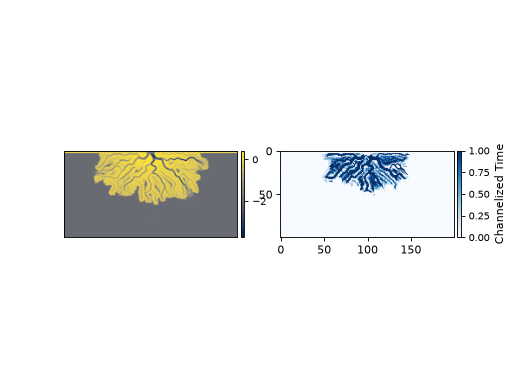

Python code for this plot:
import matplotlib.pyplot as plt
import numpy as np
from sandplover.mask import ChannelMask
from sandplover.mobility import channel_presence
from sandplover.plot import append_colorbar
from sandplover.sample_data.sample_data import golf
#
golfcube = golf()
x, y = np.shape(golfcube["eta"][-1, ...])
#
# Calculate channel masks/presence over final 5 timesteps
#
chmap = np.zeros((5, x, y))  # initialize channel map
for i in np.arange(-5, 0):
    chmap[i, ...] = ChannelMask(
        golfcube["eta"][i, ...],
        golfcube["velocity"][i, ...],
        elevation_threshold=0,
        flow_threshold=0,
    ).mask
fig, ax = plt.subplots(1, 2)
golfcube.quick_show("eta", ax=ax[0])  # final delta
p = ax[1].imshow(channel_presence(chmap), cmap="Blues")
_ = append_colorbar(p, ax[1], label="Channelized Time")
plt.show()
